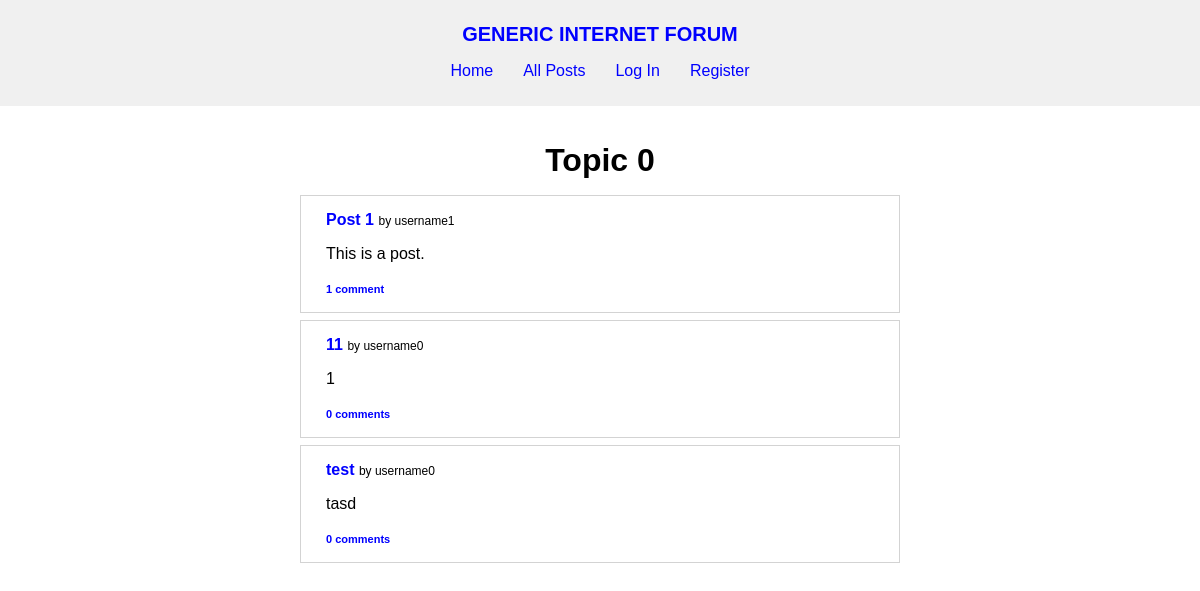
Screenshot of /topic/Topic 0 with the database file from the repository.
### forum/models.py (models this page shows, shortened)
class Topic(models.Model):
    creator = models.ForeignKey(
        User, on_delete=models.CASCADE, related_name="topics")
    name = models.TextField(max_length=120, unique=True)
    description = models.TextField(max_length=1000)
    timestamp = models.DateTimeField(auto_now_add=True)

class Post(models.Model):
    topic = models.ForeignKey(
        Topic, on_delete=models.CASCADE, related_name="posts")
    author = models.ForeignKey(
        User, on_delete=models.CASCADE, related_name="posts")
    title = models.TextField(max_length=120)
    content = models.TextField(max_length=5000)
    timestamp = models.DateTimeField(auto_now_add=True)

class User(AbstractUser):
    pass

### forum/views.py (the view)
# urls.py: path("topic/<str:topic_name>", views.topic, name="topic"),
def topic(request, topic_name):
    try:
        topic = Topic.objects.get(name=topic_name)
    except Topic.DoesNotExist:
        return render(request, "forum/topic.html", {
            "message": "This topic doesn't exist."
        })
    all_posts = topic.posts.all()
    posts = parse_posts(all_posts, request.user)
    return render(request, "forum/topic.html", {
        "topic": topic,
        "posts": posts
    })

### forum/util.py (called while the page is built)
def parse_posts(all_posts, user):
    posts = []
    for post in all_posts:
        liked = False
        posts.append({
            "id": post.id,
            "topic": post.topic,
            "author": post.author,
            "title": post.title,
            "content": post.content,
            "timestamp": post.timestamp,
            "comments": post.comments.all(),
            "comment_number": len(post.comments.all())
        })
    return posts

### forum/templates/forum/topic.html (shortened to what this page needs)
{% extends "forum/layout.html" %}
{% load static %}
{% block css %}
    <link href="{% static 'forum/topic.css' %}" rel="stylesheet">
    <link href="{% static 'forum/posts.css' %}" rel="stylesheet">
{% endblock %}
{% block body %}
    {% if posts %}
            <div id="topic">
                <h1>{{ topic.name }}</h1>
                <ul>
                    {% for post in posts %}
                        <li class="post">
                            <a class="post-title" href="{% url 'post' post.id %}">{{ post.title }}</a> <span class="post-by">by <a class="username" href="{% url 'profile' post.author.username %}">{{ post.author.username }}</a></span>
                            <p>{{ post.content }}</p>
                            <a class="comment-number" href="{% url 'post' post.id %}">{{ post.comment_number }} comment{% if post.comment_number != 1 %}s{% endif %}</a>
                        </li>
                    {% endfor %}
                </ul>
            </div>
    {% endif %}
{% endblock %}

### forum/static/forum/layout.css (style rules this page uses)
body { margin: 0; font-family: sans-serif; }
h1, h2 { text-align: center; }
ul { list-style: none; padding: 0; }
a { text-decoration: none; color: blue; }

### forum/static/forum/topic.css (style rules this page uses)
h1 { margin-bottom: 8px; }

### forum/static/forum/posts.css (style rules this page uses)
.post { text-align: start; border: 1px solid lightgray; padding: 15px 25px; max-width: 550px; margin: 7px auto; }
.post-title { font-weight: bold; }
.post-by { font-size: 12px; }
.username { color: black; text-decoration: none; }
.comment-number { font-size: 11px; font-weight: bold; }

### rows the page displays
Topic: name "Topic 0", title "Post 1", author.username "username1", content "This is a post.", comment_number "1", title "11", author.username "username0", content "1", comment_number "0", title "test", content "tasd"
